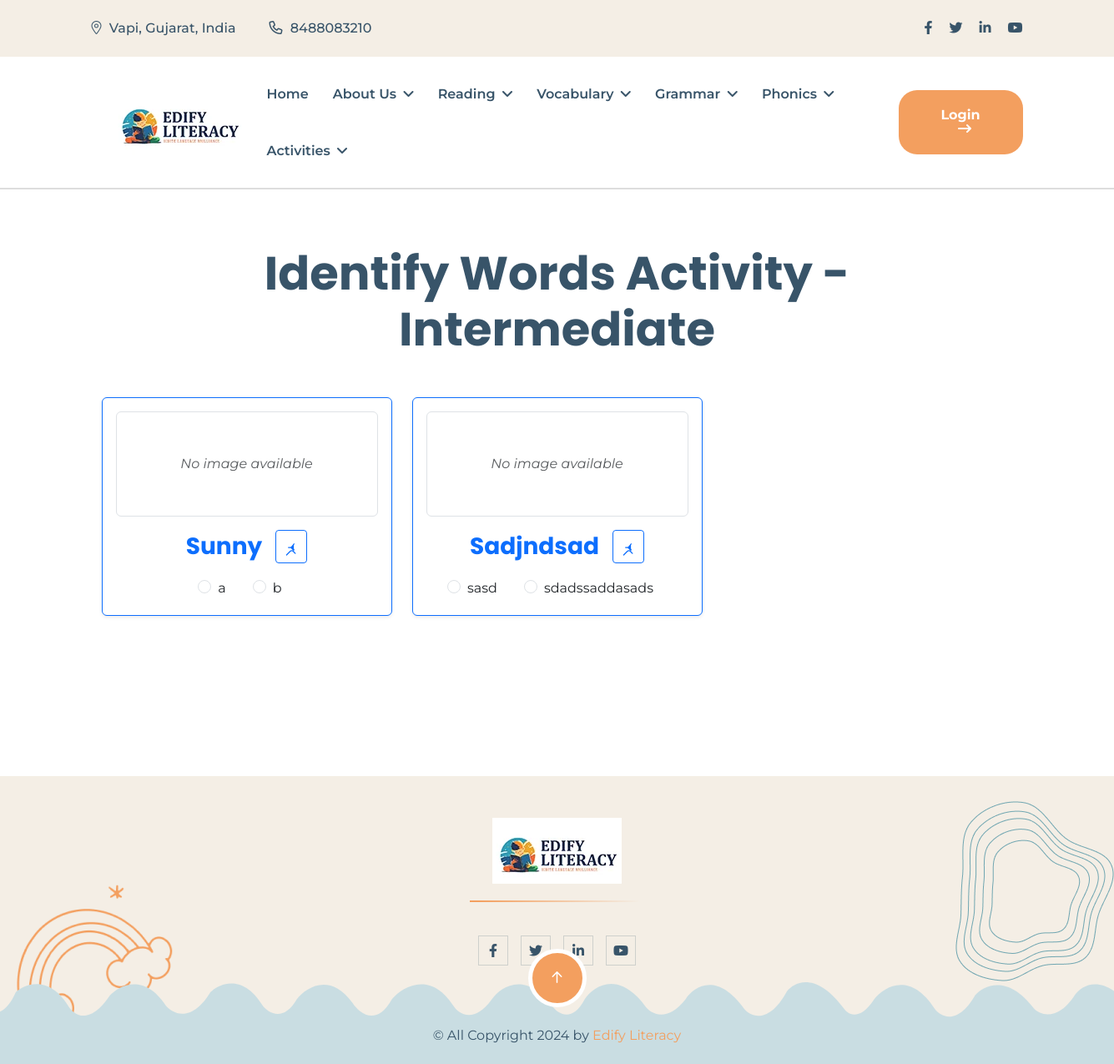
Before: /identify-words/intermediate/ with the older database file.
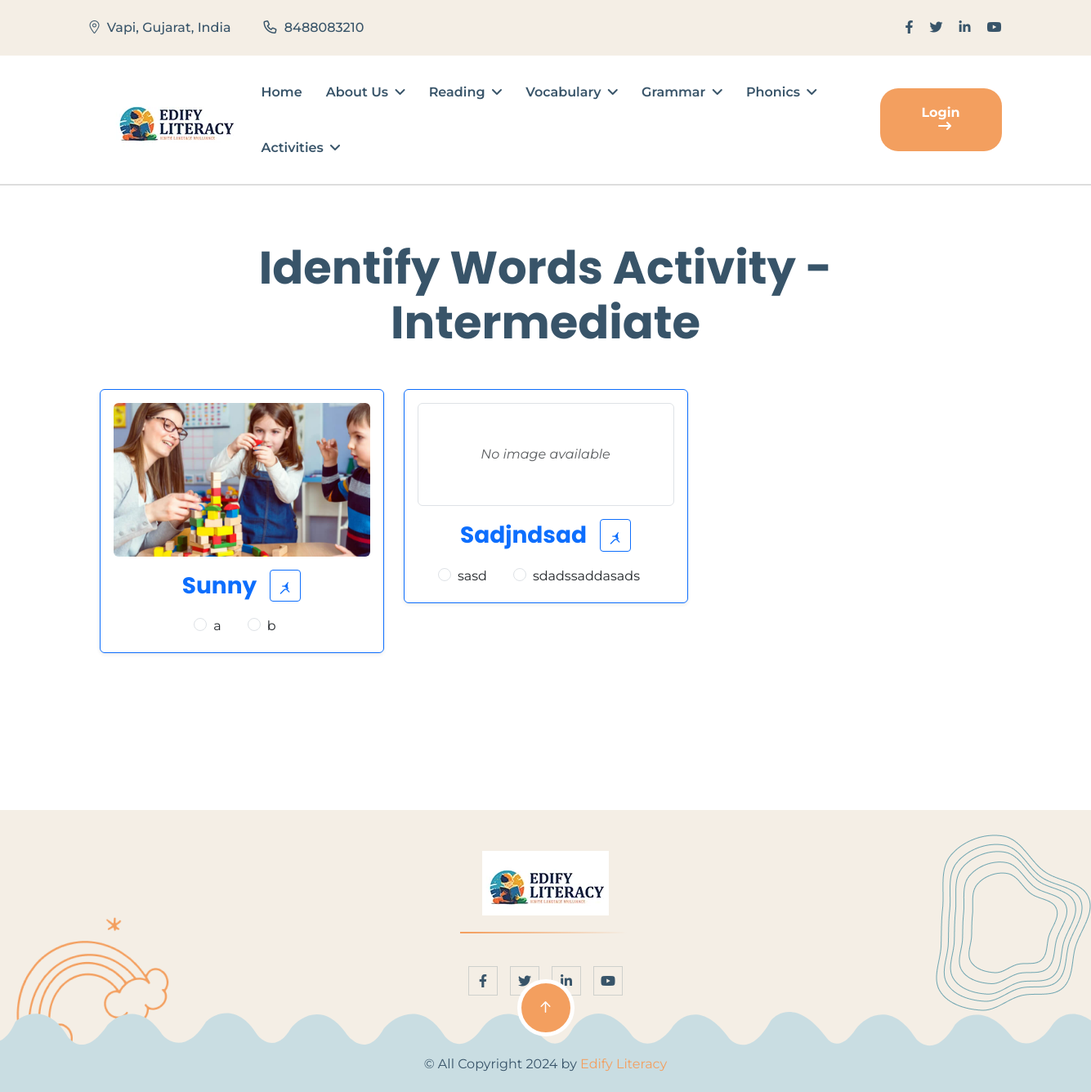
After: the same page with the newer database file.
### phonics/models.py (models this page shows, shortened)
class IdentifyWords(models.Model):
    category = models.ForeignKey(Category, on_delete=models.CASCADE, related_name='identify_words')
    name = models.CharField(max_length=255)
    image = models.ImageField(upload_to='identify_words/images/', blank=True, null=True)
    audio = models.FileField(upload_to='identify_words/audio/', blank=True, null=True)

### phonics/views.py (the view)
# urls.py: path('identify-words/<str:level>/', identify_words_list, name='identify_words_list'),
def identify_words_list(request, level):
    identify_words = IdentifyWords.objects.filter(category__name__iexact=level)
    indentidy_options = IdentifyWordOption.objects.filter(identify_word__in=identify_words)
    return render(request, 'phonics/identify_words_list.html', {
        'identify_words': identify_words,
        'indentidy_options': indentidy_options,
        'level': level,
    })

### core/context_processors.py (called while the page is built)
def categories_processor(request):
    categories = Category.objects.filter(reading__isnull=False).distinct().prefetch_related('reading_set')
    return {
        'header_categories': categories
    }

def expression_groups(request):
    return {
        'expression_groups': ExpressionGroup.objects.all()
    }

def phases(request):
    phases = Phase.objects.all()
    return {
        'phases': phases
    }

def activities(request):
    categories = Category.objects.filter(activities__isnull=False).distinct().prefetch_related('activities')
    return {'categories': categories}

def grammar_categories(request):
    categories = Category.objects.filter(grammar_categories__isnull=False).distinct().prefetch_related('grammar_categories')
    return {'gcategories': categories}

### core/models.py (called while the page is built)
    def __str__(self):
        return self.name

### core/templates/phonics/identify_words_list.html (shortened to what this page needs)
{% extends 'base.html' %}
{% block content %}
{% load static %}
{% load custom_filters %}
<section class="program-details-section fix section-padding" style="margin-top: 150px;">
  <div class="container p-4">
    <h1 class="display-4 fw-bold text-center mb-5">Identify Words Activity - {{ level|title }}</h1>
    <div class="row">
  {% for word in identify_words %}
      <div class="identify-word-section col-lg-4">
  <div class="card mb-5 border-primary shadow-sm" data-word-id="{{ word.id }}" style="max-width: 600px; margin: auto;">
    <div class="row g-3 p-3 align-items-center">
      <div class="col-12 text-center">
        {% if word.image %}
          <img src="{{ word.image.url }}" alt="{{ word.name }}" class="img-fluid rounded" style="max-height: 250px; object-fit: contain;">
        {% else %}
          <div class="text-muted fst-italic py-5 border rounded">No image available</div>
        {% endif %}
      </div>
      <div class="col-12 d-flex justify-content-center align-items-center gap-3">
        <h2 class="h3 fw-bold text-primary mb-0">{{ word.name }}</h2>
        {% if word.audio %}
          <button
            type="button"
            class="btn btn-sm btn-outline-primary p-2 play-audio-btn"
            aria-label="Play audio for {{ word.name }}"
            data-audio-url="{{ word.audio.url }}"
          >
          </button>
        {% endif %}
      </div>
      <div class="col-12 d-flex flex-wrap justify-content-center gap-3 mt-3">
        {% for option in indentidy_options %}
          {% if option.identify_word == word %}
            <div class="form-check form-check-inline">
              <input
                class="form-check-input option-radio"
                type="radio"
                name="options-{{ word.id }}"
                id="option-{{ option.id }}"
                value="{{ option.option }}"
                data-is-correct="{% if option.is_correct %}true{% else %}false{% endif %}"
                data-option-id="{{ option.id }}"
              >
              <label class="form-check-label" for="option-{{ option.id }}">{{ option.option }}</label>
            </div>
          {% endif %}
        {% endfor %}
      </div>
    </div>
  </div>
      </div>
{% endfor %}
    </div>
  </div>
</section>
{% endblock %}

Changed rows visible on the page:
changed IdentifyWords "Sunny": image: picture added; no longer shows "No image available"
